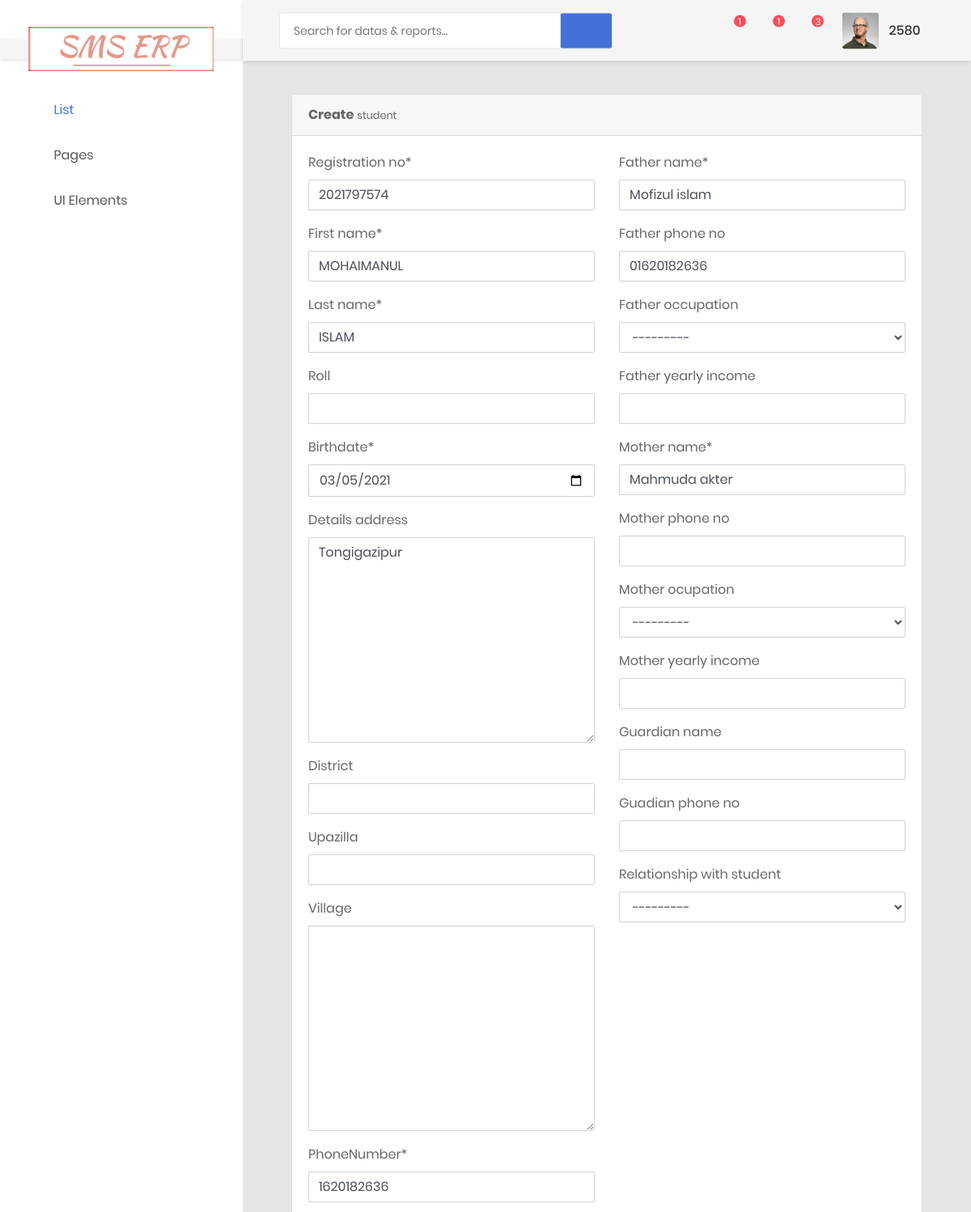
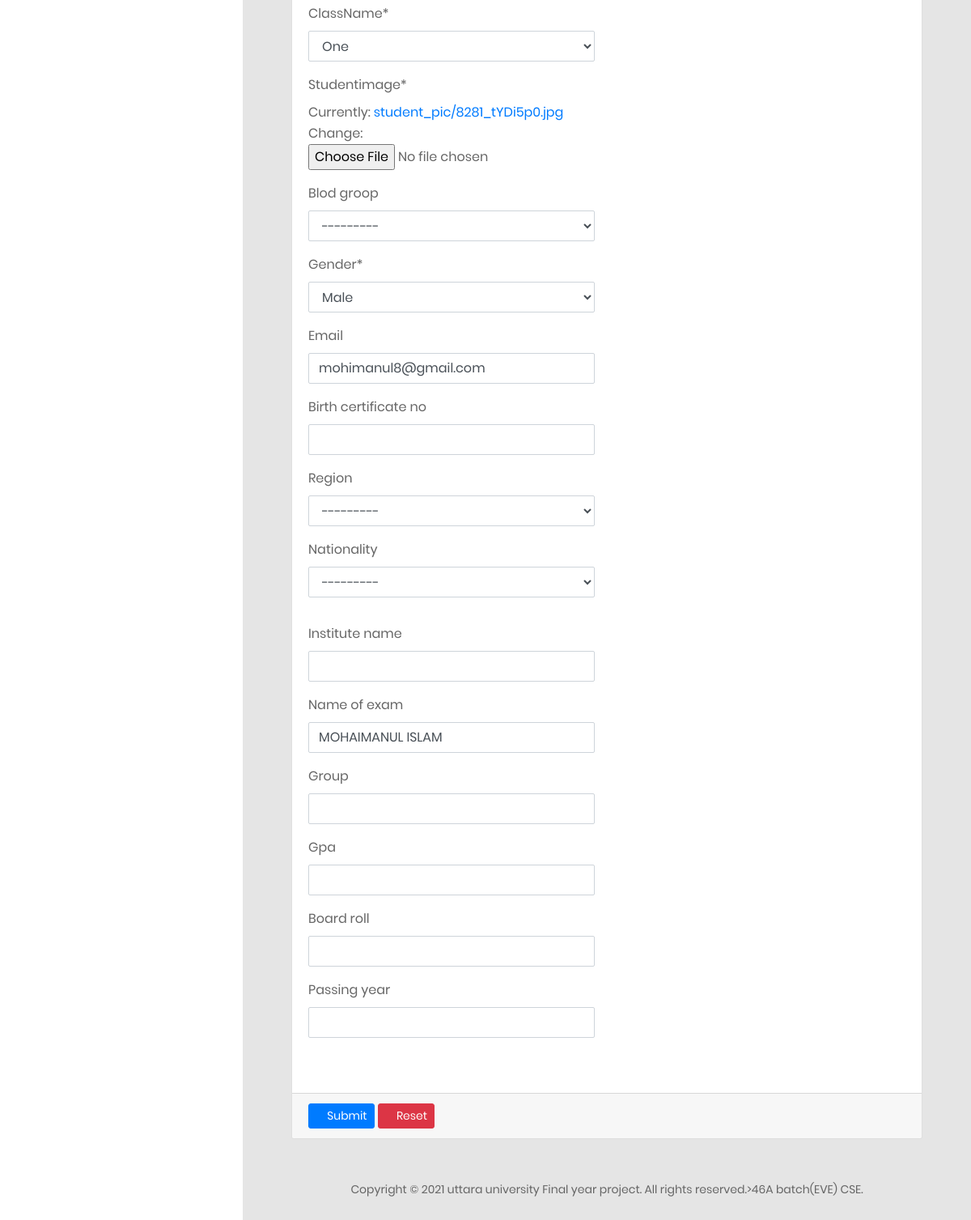
/stdm/updatestudent/2021797574 (signed in), run on the app's committed database (2 pictures, top to bottom).
### student/models.py (models this page shows, shortened)
class students(models.Model):
    registration_no=models.CharField(default=random_num(),max_length=100,unique=True,primary_key=True)
    first_name=models.CharField(max_length=100)
    last_name=models.CharField(max_length=100)
    roll=models.IntegerField( blank=True,null=True)
    birthDate=models.DateField()
    details_address=models.TextField( blank=True,null=True)
    district=models.CharField(max_length=255, blank=True,null=True)
    upazilla=models.CharField(max_length=255, blank=True,null=True)
    village=models.TextField(max_length=255, blank=True,null=True)
    phoneNumber=models.IntegerField()
    className=models.ForeignKey(StudentClass,on_delete=models.PROTECT)
    studentimage=models.ImageField(upload_to='student_pic')
    blod_groop_choice=(
        ('a+','A+'),
        ('o+','O+'),
        ('b+','B+'),
        ('ab+','AB+'),
        ('a-','A-'),
        ('o-','O-'),
        ('b-','B-'),
        ('ab-','AB+'),
    )
    blod_groop=models.CharField(choices=blod_groop_choice,max_length=5, blank=True,null=True)
    gender_choice=(
        ('male','Male'),
        ('female','Female'),
        ('other','Other')
    )
    gender=models.CharField(choices=gender_choice,max_length=110)
    email=models.EmailField(blank=True,null=True)
    birth_certificate_no=models.IntegerField( blank=True,null=True)
    region_choice=(
        ('Islam', 'Islam'),
        ('Hinduism', 'Hinduism'),
        ('Buddhism', 'Buddhism'),
        ('Christianity', 'Christianity'),
        ('Others', 'Others')
    )
    region=models.CharField(choices=region_choice,max_length=255, blank=True,null=True)
    nationality_choice = (
        ('Bangladeshi', 'Bangladeshi'),
        ('Others', 'Others')
    )
    nationality=models.CharField(choices=nationality_choice,max_length=255, blank=True,null=True)

class GuardianInfo(models.Model):
    registration_no=models.IntegerField(primary_key=True)
    father_name=models.CharField(max_length=100)
    father_phone_no=models.CharField(max_length=11, blank=True,null=True)
    father_occupation_choice=(
        ('Agriculture', 'Agriculture'),
        ('Banker', 'Banker'),
        ('Business', 'Business'),
        ('Doctor', 'Doctor'),
        ('Farmer', 'Farmer'),
        ('Fisherman', 'Fisherman'),
        ('Public Service', 'Public Service'),
        ('Private Service', 'Private Service'),
        ('Shopkeeper', 'Shopkeeper'),
        ('Driver', 'Driver'),
        ('Worker', 'Worker'),
        ('N/A', 'N/A'),
    )
    father_occupation=models.CharField(choices=father_occupation_choice,max_length=45, blank=True,null=True)
    father_yearly_income=models.IntegerField(blank=True,null=True)
    mother_name=models.CharField(max_length=100)
    mother_phone_no=models.CharField(max_length=100, blank=True,null=True)
    mother_ocupation_choice=(
         ('Agriculture', 'Agriculture'),
        ('Banker', 'Banker'),
        ('Business', 'Business'),
        ('Doctor', 'Doctor'),
        ('Farmer', 'Farmer'),
        ('Fisherman', 'Fisherman'),
        ('Public Service', 'Public Service'),
        ('Private Service', 'Private Service'),
        ('Shopkeeper', 'Shopkeeper'),
        ('Driver', 'Driver'),
        ('Worker', 'Worker'),
        ('House wife', 'House wife'),
        ('N/A', 'N/A'),
    )
    mother_ocupation=models.CharField(choices=mother_ocupation_choice,max_length=45, blank=True,null=True)
    mother_yearly_income=models.IntegerField( blank=True,null=True)
    guardian_name=models.CharField(max_length=110, blank=True,null=True)
    guadian_phone_no=models.CharField(max_length=11, blank=True,null=True)
    relationship_choice=(
                ('Father', 'Father'),
        ('Mother', 'Mother'),
        ('Brother', 'Brother'),
        ('Uncle', 'Uncle'),
        ('Aunt', 'Aunt'),
    )
    relationship_with_student=models.CharField(choices=relationship_choice,max_length=45, blank=True,null=True)

class PreviousAcademicInfo(models.Model):
    registration_no=models.IntegerField(primary_key=True)
    institute_name = models.CharField(max_length=100, blank=True,null=True)
    name_of_exam = models.CharField(max_length=100, blank=True,null=True)
    group = models.CharField(max_length=45, blank=True,null=True)
    gpa = models.CharField(max_length=10, blank=True,null=True)
    board_roll = models.IntegerField(blank=True,null=True)
    passing_year = models.IntegerField( blank=True,null=True)

### adminSite/views.py (the view, shortened to what this page needs)
# urls.py: path('updatestudent/<int:registration_no>',student_form,name='student_update'),
@login_required
def student_form(request, registration_no=0):
    if request.method =="GET":
        if id==0:
            form=studentcreateform()
            form2=gardianInfoForm()
            form3=PreviousAcademicInfoForm()
        else:
            stm=students.objects.get(registration_no=registration_no)
            gtm=GuardianInfo.objects.get(registration_no=registration_no)
            ptm=PreviousAcademicInfo.objects.get(registration_no=registration_no)
            form=studentcreateform(instance=stm)
            form2=gardianInfoForm(instance=gtm)
            form3=PreviousAcademicInfoForm(instance=ptm)
        dict={'form':form,'form2':form2,'form3':form3}
        return render(request,'students/student_form.html',context=dict)

### student/forms.py
class studentcreateform(forms.ModelForm):
    birthDate=forms.DateField(widget=forms.TextInput(attrs={'type':'date'}))
    class Meta:
        model=students
        fields="__all__"
        label={
            'registration_no':'registration NO',
            'name':'name',
            'photo':'Photo',
                }

class gardianInfoForm(forms.ModelForm):
    class Meta:
        model=GuardianInfo
        fields=('father_name','father_phone_no','father_occupation','father_yearly_income','mother_name','mother_phone_no','mother_ocupation','mother_yearly_income','guardian_name','guadian_phone_no','relationship_with_student')
        label={}

### student/models.py (called while the page is built)
    def __str__(self):
        return self.class_name

### template/students/student_form.html (shortened to what this page needs)
{% extends 'index.html' %}
{% load crispy_forms_tags %}
{%block body%}
<div class="col-lg-12">
    <div class="card">
        <div class="card-header">
            <strong>Create</strong>
            <small> student</small>
        </div>
        <div class="card-body card-block">
<form action="" class="form-horizontal" method="POST" enctype="multipart/form-data">
    <div class="row form-group">
            <div class="form-group col-md-6">
                {{form|crispy}}
            </div>
            <div class="form-group col-md-6">
                {{form2|crispy}}
            </div>
            <div class="form-group col-md-6">
                {{form3|crispy}}
            </div>
        </div>
        </div>
        <div class="card-footer">
            <button type="submit" class="btn btn-primary btn-sm">
                <i class="fa fa-dot-circle-o"></i> Submit
            </button>
            <button type="reset" class="btn btn-danger btn-sm">
                <i class="fa fa-ban"></i> Reset
            </button>
        </div>
    </div>
</div>
{%endblock body%}

### template/index.html (shortened to what this page needs)
{%load static %}
<!DOCTYPE html>
<html lang="en">
<head>
    <link href="{% static 'css/font-face.css' %}" rel="stylesheet" media="all">
    <link href="{% static 'vendor/font-awesome-4.7/css/font-awesome.min.css' %}" rel="stylesheet" media="all">
    <link href=" {% static   'vendor/font-awesome-5/css/fontawesome-all.min.css' %}" rel="stylesheet" media="all">
    <link href="{% static 'vendor/mdi-font/css/material-design-iconic-font.min.css' %}" rel="stylesheet" media="all">
    <link href="{% static 'vendor/bootstrap-4.1/bootstrap.min.css' %}" rel="stylesheet" media="all">
    <link href="{% static 'vendor/animsition/animsition.min.css' %}" rel="stylesheet" media="all">
    <link href="{% static 'vendor/bootstrap-progressbar/bootstrap-progressbar-3.3.4.min.css' %}" rel="stylesheet" media="all">
    <link href="{% static 'vendor/wow/animate.css' %}" rel="stylesheet" media="all">
    <link href="{% static 'vendor/css-hamburgers/hamburgers.min.css' %}" rel="stylesheet" media="all">
    <link href="{% static 'vendor/slick/slick.css' %}" rel="stylesheet" media="all">
    <link href="{%static 'vendor/select2/select2.min.css'  %}" rel="stylesheet" media="all">
    <link href="{% static 'vendor/perfect-scrollbar/perfect-scrollbar.css' %}" rel="stylesheet" media="all">
    <link href="{% static 'css/theme.css' %}" rel="stylesheet" media="all">
</head>
<body class="animsition">
    <div class="page-wrapper">
        <aside class="menu-sidebar d-none d-lg-block">
            <div class="logo mt-5">
                <a href="{%url 'home' %}">
                    <img src="{% static '/media/loginpic.png' %}"  alt="Cool Admin" />
                </a>
            </div>
            <div class="menu-sidebar__content js-scrollbar1">
                <nav class="navbar-sidebar">
                    <ul class="list-unstyled navbar__list">
                        <li class="active has-sub">
                            <a class="js-arrow" href="#">
                                <i class="fas fa-tachometer-alt"></i>List</a>
                        </li>
                        <li class="has-sub">
                            <a class="js-arrow" href="#">
                                <i class="fas fa-copy"></i>Pages</a>
                        </li>
                        <li class="has-sub">
                            <a class="js-arrow" href="#">
                                <i class="fas fa-desktop"></i>UI Elements</a>
                        </li>
                    </ul>
                </nav>
            </div>
        </aside>
        <div class="page-container">
            <header class="header-desktop">
                <div class="section__content section__content--p30">
                    <div class="container-fluid">
                        <div class="header-wrap">
                            <form class="form-header" action="" method="POST">
                                <input class="au-input au-input--xl" type="text" name="search" placeholder="Search for datas &amp; reports..." />
                                <button class="au-btn--submit" type="submit">
                                    <i class="zmdi zmdi-search"></i>
                                </button>
                            </form>
                            <div class="header-button">
                                <div class="noti-wrap">
                                    <div class="noti__item js-item-menu">
                                        <i class="zmdi zmdi-comment-more"></i>
                                        <span class="quantity">1</span>
                                    </div>
                                    <div class="noti__item js-item-menu">
                                        <i class="zmdi zmdi-email"></i>
                                        <span class="quantity">1</span>
                                    </div>
                                    <div class="noti__item js-item-menu">
                                        <i class="zmdi zmdi-notifications"></i>
                                        <span class="quantity">3</span>
                                    </div>
                                </div>
                                <div class="account-wrap">
                                    <div class="account-item clearfix js-item-menu">
                                        <div class="image">
                                            <img src="images/icon/avatar-01.jpg" alt="John Doe" />
                                        </div>
                                        <div class="content">
                                            <a class="js-acc-btn" href="#">{{user.username}}</a>
                                        </div>
                                    </div>
                                </div>
                            </div>
                        </div>
                    </div>
                </div>
            </header>
            <div class="main-content">
                <div class="section__content section__content--p30">
                    <div class="container-fluid">
                        <div class="row">
                            <div class="col-md-12">
                                {%block body%}
                                {% endblock %}
                            </div>
                        </div>
                        <div class="row">
                            <div class="col-md-12">
                                <div class="copyright">
                                    <p>Copyright © 2021 uttara university Final year project. All rights reserved.>46A batch(EVE) CSE</a>.</p>
                                </div>
                            </div>
                        </div>
                    </div>
                </div>
            </div>
        </div>
    </div>
</body>
</html>

### data on the page
students: registration_no "2021797574", first_name "MOHAIMANUL", last_name "ISLAM", birthDate "03/05/2021", details_address "Tongigazipur", phoneNumber "1620182636", className "One", blod_groop "---------", gender "Male", email "mohimanul8@gmail.com", region "---------", nationality "---------"
GuardianInfo: father_name "Mofizul islam", father_phone_no "01620182636", father_occupation "---------", mother_name "Mahmuda akter", mother_ocupation "---------", relationship_with_student "---------"
PreviousAcademicInfo: name_of_exam "MOHAIMANUL ISLAM"

### other printed values
{{ user.username }} "2580"
